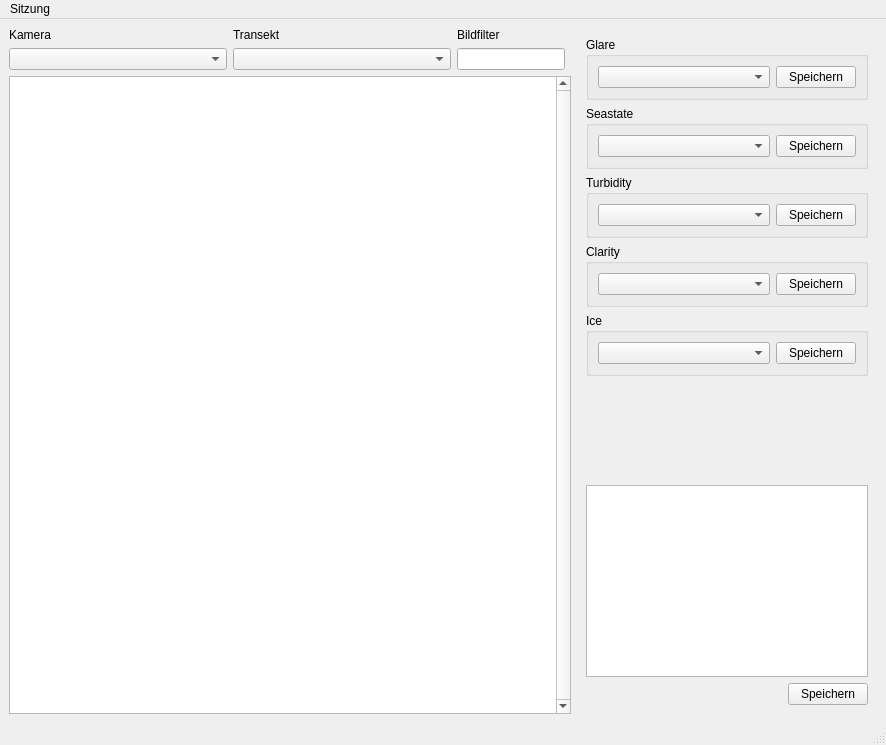
<?xml version="1.0" encoding="UTF-8"?>
<ui version="4.0">
 <class>MainWindow</class>
 <widget class="QMainWindow" name="MainWindow">
  <property name="geometry">
   <rect>
    <x>0</x>
    <y>0</y>
    <width>886</width>
    <height>745</height>
   </rect>
  </property>
  <property name="windowTitle">
   <string>MainWindow</string>
  </property>
  <widget class="QWidget" name="centralwidget">
   <layout class="QGridLayout" name="gridLayout">
    <item row="0" column="1">
     <widget class="QLabel" name="label_trc">
      <property name="sizePolicy">
       <sizepolicy hsizetype="Preferred" vsizetype="Preferred">
        <horstretch>0</horstretch>
        <verstretch>0</verstretch>
       </sizepolicy>
      </property>
      <property name="text">
       <string>Transekt</string>
      </property>
     </widget>
    </item>
    <item row="0" column="0">
     <widget class="QLabel" name="label_cam">
      <property name="sizePolicy">
       <sizepolicy hsizetype="Preferred" vsizetype="Preferred">
        <horstretch>0</horstretch>
        <verstretch>0</verstretch>
       </sizepolicy>
      </property>
      <property name="text">
       <string>Kamera</string>
      </property>
     </widget>
    </item>
    <item row="1" column="1">
     <widget class="QComboBox" name="comboBox_trc">
      <property name="sizePolicy">
       <sizepolicy hsizetype="Preferred" vsizetype="Fixed">
        <horstretch>1</horstretch>
        <verstretch>0</verstretch>
       </sizepolicy>
      </property>
     </widget>
    </item>
    <item row="1" column="0">
     <widget class="QComboBox" name="comboBox_cam">
      <property name="sizePolicy">
       <sizepolicy hsizetype="Preferred" vsizetype="Fixed">
        <horstretch>1</horstretch>
        <verstretch>0</verstretch>
       </sizepolicy>
      </property>
     </widget>
    </item>
    <item row="2" column="0" colspan="4">
     <widget class="QTableView" name="tableView_image_properties">
      <property name="sizePolicy">
       <sizepolicy hsizetype="Expanding" vsizetype="Expanding">
        <horstretch>0</horstretch>
        <verstretch>0</verstretch>
       </sizepolicy>
      </property>
      <property name="verticalScrollBarPolicy">
       <enum>Qt::ScrollBarAlwaysOn</enum>
      </property>
      <property name="horizontalScrollBarPolicy">
       <enum>Qt::ScrollBarAlwaysOff</enum>
      </property>
      <property name="editTriggers">
       <set>QAbstractItemView::NoEditTriggers</set>
      </property>
      <property name="alternatingRowColors">
       <bool>true</bool>
      </property>
      <property name="selectionMode">
       <enum>QAbstractItemView::ExtendedSelection</enum>
      </property>
      <property name="selectionBehavior">
       <enum>QAbstractItemView::SelectRows</enum>
      </property>
     </widget>
    </item>
    <item row="0" column="4" rowspan="3">
     <widget class="QFrame" name="fram_input">
      <property name="sizePolicy">
       <sizepolicy hsizetype="Preferred" vsizetype="Preferred">
        <horstretch>0</horstretch>
        <verstretch>0</verstretch>
       </sizepolicy>
      </property>
      <property name="minimumSize">
       <size>
        <width>300</width>
        <height>0</height>
       </size>
      </property>
      <property name="frameShape">
       <enum>QFrame::NoFrame</enum>
      </property>
      <property name="frameShadow">
       <enum>QFrame::Raised</enum>
      </property>
      <layout class="QVBoxLayout" name="verticalLayout">
       <item>
        <widget class="QGroupBox" name="groupBox_glare">
         <property name="title">
          <string>Glare</string>
         </property>
         <layout class="QHBoxLayout" name="horizontalLayout">
          <item>
           <widget class="QComboBox" name="comboBox_glare">
            <property name="sizePolicy">
             <sizepolicy hsizetype="Preferred" vsizetype="Fixed">
              <horstretch>2</horstretch>
              <verstretch>0</verstretch>
             </sizepolicy>
            </property>
           </widget>
          </item>
          <item>
           <widget class="QPushButton" name="pushButton_save_glare">
            <property name="text">
             <string>Speichern</string>
            </property>
            <property name="dbvalue" stdset="0">
             <string>glare_key</string>
            </property>
            <attribute name="buttonGroup">
             <string notr="true">buttonGroup_save_type</string>
            </attribute>
           </widget>
          </item>
         </layout>
        </widget>
       </item>
       <item>
        <widget class="QGroupBox" name="groupBox_seastate">
         <property name="title">
          <string>Seastate</string>
         </property>
         <layout class="QHBoxLayout" name="horizontalLayout_2">
          <item>
           <widget class="QComboBox" name="comboBox_seastate">
            <property name="sizePolicy">
             <sizepolicy hsizetype="Preferred" vsizetype="Fixed">
              <horstretch>2</horstretch>
              <verstretch>0</verstretch>
             </sizepolicy>
            </property>
           </widget>
          </item>
          <item>
           <widget class="QPushButton" name="pushButton_save_seastate">
            <property name="text">
             <string>Speichern</string>
            </property>
            <property name="dbvalue" stdset="0">
             <string>seastate</string>
            </property>
            <attribute name="buttonGroup">
             <string notr="true">buttonGroup_save_type</string>
            </attribute>
           </widget>
          </item>
         </layout>
        </widget>
       </item>
       <item>
        <widget class="QGroupBox" name="groupBox_turbidity">
         <property name="title">
          <string>Turbidity</string>
         </property>
         <layout class="QHBoxLayout" name="horizontalLayout_3">
          <item>
           <widget class="QComboBox" name="comboBox_turbidity">
            <property name="sizePolicy">
             <sizepolicy hsizetype="Preferred" vsizetype="Fixed">
              <horstretch>2</horstretch>
              <verstretch>0</verstretch>
             </sizepolicy>
            </property>
           </widget>
          </item>
          <item>
           <widget class="QPushButton" name="pushButton_save_turbidity">
            <property name="text">
             <string>Speichern</string>
            </property>
            <property name="dbvalue" stdset="0">
             <string>turbidity</string>
            </property>
            <attribute name="buttonGroup">
             <string notr="true">buttonGroup_save_type</string>
            </attribute>
           </widget>
          </item>
         </layout>
        </widget>
       </item>
       <item>
        <widget class="QGroupBox" name="groupBox_clarity">
         <property name="title">
          <string>Clarity</string>
         </property>
         <layout class="QHBoxLayout" name="horizontalLayout_4">
          <item>
           <widget class="QComboBox" name="comboBox_clarity">
            <property name="sizePolicy">
             <sizepolicy hsizetype="Preferred" vsizetype="Fixed">
              <horstretch>2</horstretch>
              <verstretch>0</verstretch>
             </sizepolicy>
            </property>
           </widget>
          </item>
          <item>
           <widget class="QPushButton" name="pushButton_save_clarity">
            <property name="text">
             <string>Speichern</string>
            </property>
            <property name="dbvalue" stdset="0">
             <string>clarity</string>
            </property>
            <attribute name="buttonGroup">
             <string notr="true">buttonGroup_save_type</string>
            </attribute>
           </widget>
          </item>
         </layout>
        </widget>
       </item>
       <item>
        <widget class="QGroupBox" name="groupBox_ice">
         <property name="title">
          <string>Ice</string>
         </property>
         <layout class="QHBoxLayout" name="horizontalLayout_5">
          <item>
           <widget class="QComboBox" name="comboBox_ice">
            <property name="sizePolicy">
             <sizepolicy hsizetype="Preferred" vsizetype="Fixed">
              <horstretch>2</horstretch>
              <verstretch>0</verstretch>
             </sizepolicy>
            </property>
           </widget>
          </item>
          <item>
           <widget class="QPushButton" name="pushButton_save_ice">
            <property name="text">
             <string>Speichern</string>
            </property>
            <property name="dbvalue" stdset="0">
             <string>ice</string>
            </property>
            <attribute name="buttonGroup">
             <string notr="true">buttonGroup_save_type</string>
            </attribute>
           </widget>
          </item>
         </layout>
        </widget>
       </item>
       <item>
        <spacer name="verticalSpacer">
         <property name="orientation">
          <enum>Qt::Vertical</enum>
         </property>
         <property name="sizeHint" stdset="0">
          <size>
           <width>20</width>
           <height>40</height>
          </size>
         </property>
        </spacer>
       </item>
       <item>
        <widget class="QPlainTextEdit" name="plainTextEdit_remarks"/>
       </item>
       <item>
        <widget class="QWidget" name="widget" native="true">
         <layout class="QHBoxLayout" name="horizontalLayout_6">
          <property name="leftMargin">
           <number>0</number>
          </property>
          <property name="topMargin">
           <number>0</number>
          </property>
          <property name="rightMargin">
           <number>0</number>
          </property>
          <property name="bottomMargin">
           <number>0</number>
          </property>
          <item>
           <spacer name="horizontalSpacer">
            <property name="orientation">
             <enum>Qt::Horizontal</enum>
            </property>
            <property name="sizeHint" stdset="0">
             <size>
              <width>40</width>
              <height>20</height>
             </size>
            </property>
           </spacer>
          </item>
          <item>
           <widget class="QPushButton" name="pushButton_save_remarks">
            <property name="text">
             <string>Speichern</string>
            </property>
            <property name="dbvalue" stdset="0">
             <string>remarks</string>
            </property>
            <attribute name="buttonGroup">
             <string notr="true">buttonGroup_save_type</string>
            </attribute>
           </widget>
          </item>
         </layout>
        </widget>
       </item>
      </layout>
     </widget>
    </item>
    <item row="1" column="2">
     <widget class="QLineEdit" name="lineEdit_image_filter"/>
    </item>
    <item row="0" column="2">
     <widget class="QLabel" name="label_image_filter">
      <property name="sizePolicy">
       <sizepolicy hsizetype="Preferred" vsizetype="Preferred">
        <horstretch>0</horstretch>
        <verstretch>0</verstretch>
       </sizepolicy>
      </property>
      <property name="text">
       <string>Bildfilter</string>
      </property>
     </widget>
    </item>
   </layout>
  </widget>
  <widget class="QMenuBar" name="menubar">
   <property name="geometry">
    <rect>
     <x>0</x>
     <y>0</y>
     <width>886</width>
     <height>27</height>
    </rect>
   </property>
   <widget class="QMenu" name="menuSitzung">
    <property name="title">
     <string>Sitzung</string>
    </property>
    <addaction name="actionMit_Server_verbinden"/>
    <addaction name="actionProject_laden"/>
    <addaction name="actionBeeden"/>
   </widget>
   <addaction name="menuSitzung"/>
  </widget>
  <widget class="QStatusBar" name="statusbar"/>
  <action name="actionProject_laden">
   <property name="enabled">
    <bool>false</bool>
   </property>
   <property name="text">
    <string>Project laden</string>
   </property>
  </action>
  <action name="actionBeeden">
   <property name="text">
    <string>Beenden</string>
   </property>
  </action>
  <action name="actionMit_Server_verbinden">
   <property name="text">
    <string>Mit Server verbinden</string>
   </property>
  </action>
 </widget>
 <resources/>
 <connections/>
 <buttongroups>
  <buttongroup name="buttonGroup_save_type"/>
 </buttongroups>
</ui>
